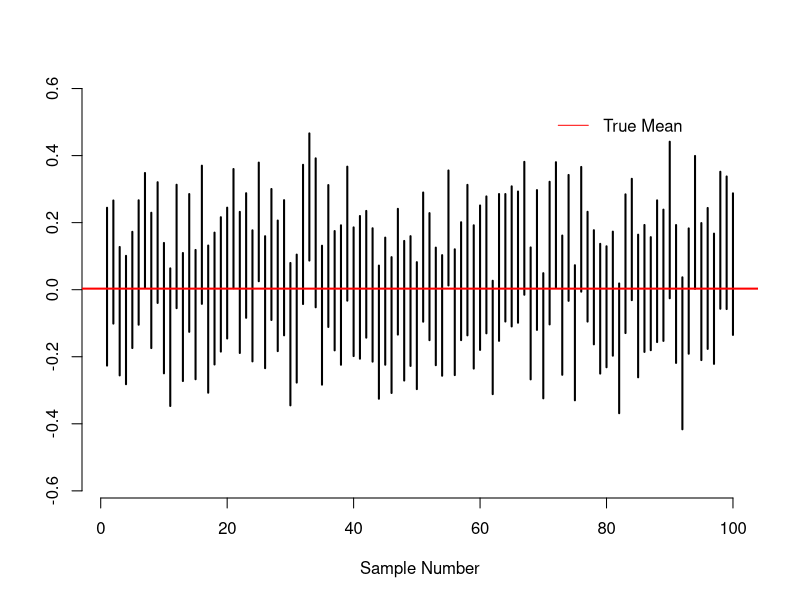

This chart was generated by the following R code:
## ---- chunk 1
set.seed(2016-05-04)
population <- rnorm(100000)
## ---- chunk 2
first_sample <- sample(population, 100)
## ---- chunk 3
# Lower bound
lb <- mean(first_sample) - 1.96 * (sd(first_sample)/sqrt(length(first_sample)))
lb

# Upper bound
ub <- mean(first_sample) + 1.96 * (sd(first_sample)/sqrt(length(first_sample)))
ub
## ---- chunk 4
# Each column of `samples` is a sample of size 100 from the
# population. We're taking 10000 samples.
samples <- replicate(10000, sample(population, 100))

lower_bounds <- apply(samples, 2, function(row){
  mean(row) - 1.96 * (sd(row)/sqrt(length(row)))
})
upper_bounds <- apply(samples, 2, function(row){
  mean(row) + 1.96 * (sd(row)/sqrt(length(row)))
})

true_mean <- mean(population)

# This is just a way of saying: how many confidence
# intervals contain the true mean?
mean(true_mean > lower_bounds & true_mean < upper_bounds)
## ---- chunk 5
# Only considering the first 100 confidence intervals
plot(0, 0, xlim = c(1, 100), ylim = c(min(lower_bounds), max(upper_bounds)),
     xlab = "Sample Number", ylab = "", bty = "n", col = "white")
for(i in 1:100){
  segments(i, lower_bounds[i], i, upper_bounds[i], lwd = 2)
}
abline(h = true_mean, col = "red", lwd = 2)
legend(70, .55, legend = "True Mean", col = "red", lty = 1, bty = "n")
